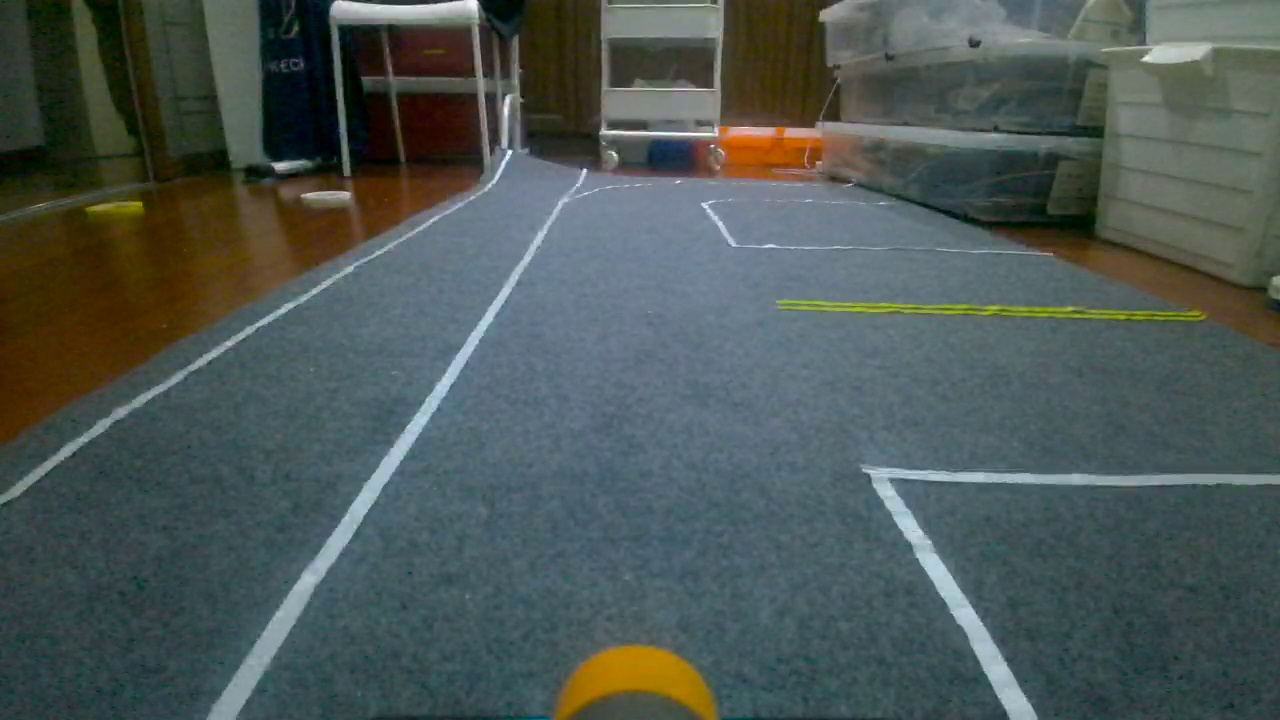
#> input picture train/images/1.jpg, 1280 x 720 px; its folder holds only this picture in this run
$ python detection.py
#> lines starting #> are read from the running program, lines starting #| are printed output that depends on the picture; after the words box and inside, x2 and y2 are one past the last pixel; in counts of white or black regions, pixels touching at a corner belong together
#> further down, image is the input picture: shape (720, 1280, 3); mean B, G, R 84.4, 87.3, 76.2
import cv2
import numpy as np


def detect_road(image):
    # Define a threshold for how close the R, G, and B values must be
    threshold = 50

    # Find the gray regions
    gray_regions = np.abs(image[:,:,0] - image[:,:,1]) < threshold
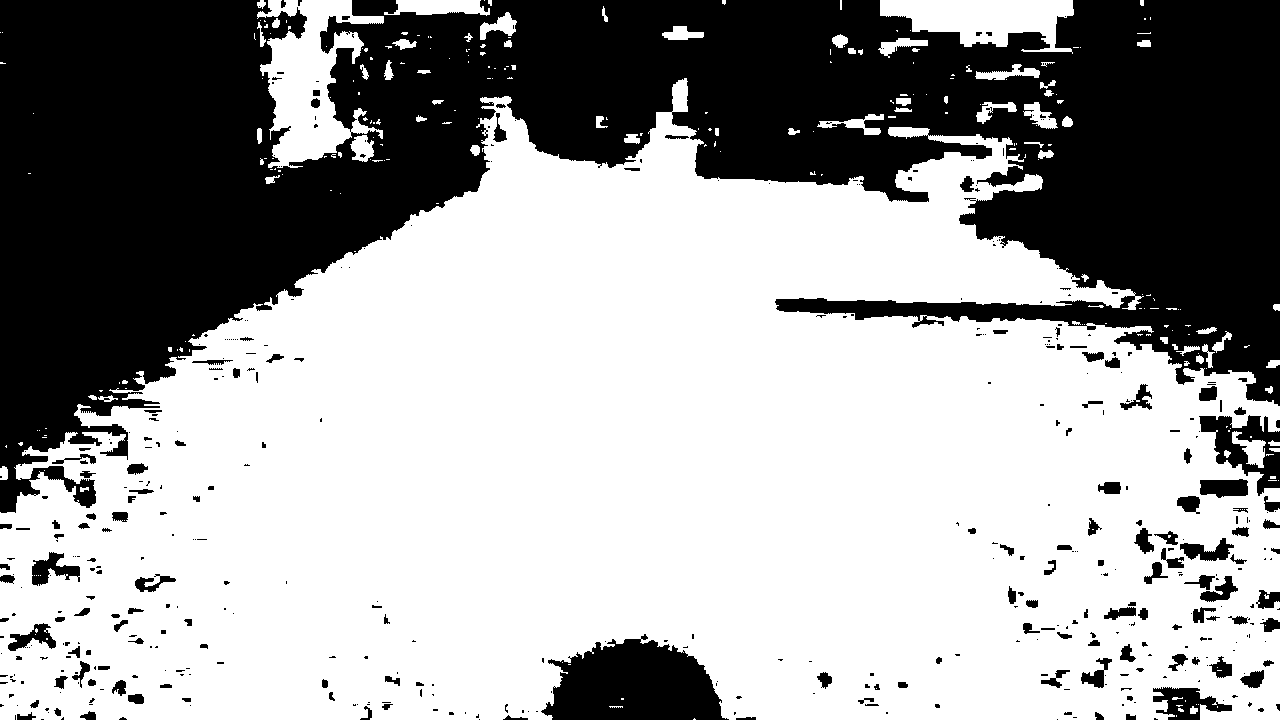
#> gray_regions: shape (720, 1280) bool; 62.6% white; 470 black regions (309 under 20 px), largest, box (x1, y1, x2, y2) and area: (0, 0, 1280, 513) 311969, (541, 634, 729, 720) 11171, (1199, 415, 1280, 496) 2835
    gray_regions &= np.abs(image[:,:,0] - image[:,:,2]) < threshold
    gray_regions &= np.abs(image[:,:,1] - image[:,:,2]) < threshold
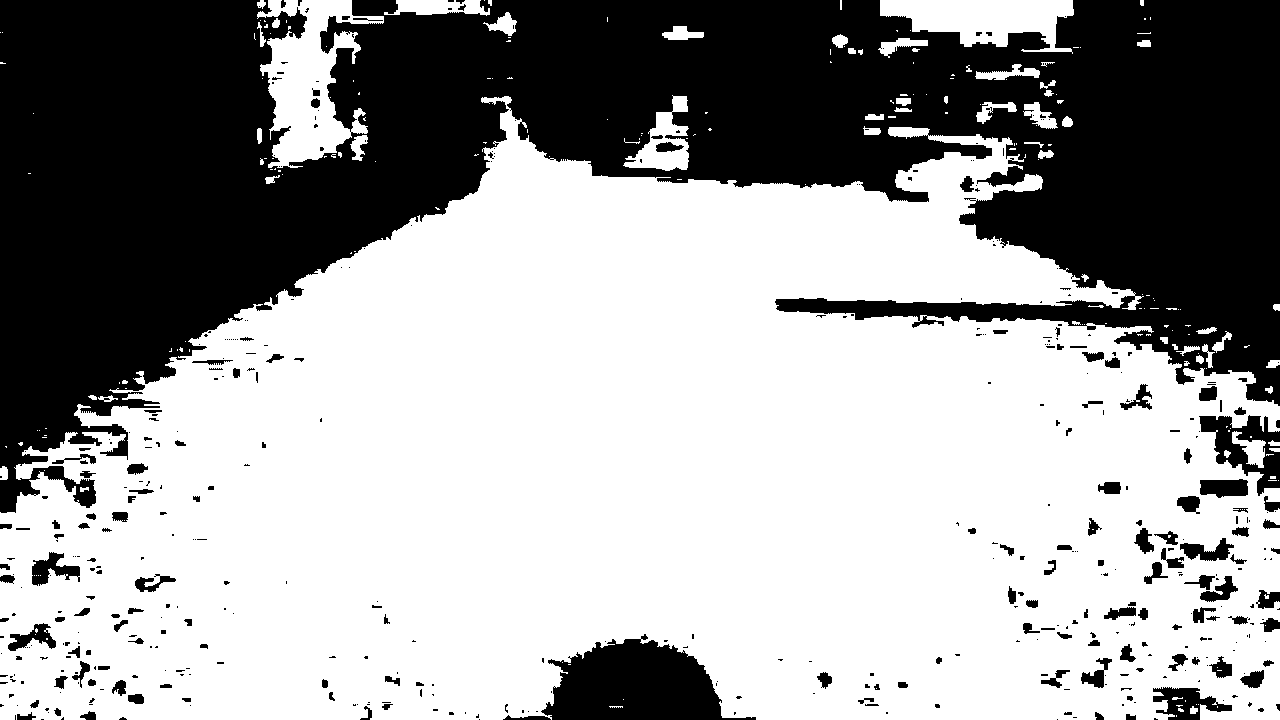
#> gray_regions: shape (720, 1280) bool; 62% white; 477 black regions (316 under 20 px), largest, box (x1, y1, x2, y2) and area: (0, 0, 1280, 513) 317679, (541, 634, 756, 720) 11277, (1199, 415, 1280, 496) 2835

    # Convert the boolean mask to uint8
    gray_regions_uint8 = (gray_regions * 255).astype(np.uint8)
#> gray_regions_uint8: shape (720, 1280); 62% white; 477 black regions (316 under 20 px)
    # 进行Canny边缘检测
    cv2.Canny(gray_regions_uint8, 100, 250)
    # 提取面积最大的轮廓并用四边形将轮廓包围
    contours, _ = cv2.findContours(gray_regions_uint8, cv2.RETR_EXTERNAL, cv2.CHAIN_APPROX_SIMPLE)
#> contours = 204 contours, 157 with area under 20; largest, box (x1, y1, x2, y2) and area: (0, 96, 1280, 720) 555835, (257, 0, 384, 168) 9920, (880, 0, 1074, 54) 6086, (623, 95, 689, 171) 2239, (384, 0, 490, 16) 1045
    max_contour = max(contours, key=cv2.contourArea)
#> max_contour = contour of 3194 points, box (x1, y1, x2, y2) (0, 96, 1280, 720), area 555835
    epsilon = 0.02 * cv2.arcLength(max_contour, True)
#> epsilon = 174
    approx = cv2.approxPolyDP(max_contour, epsilon, True)
#> approx = [[0, 512], [0, 719], [1279, 719], [1251, 372], [775, 308], [1135, 309], [1008, 137], [482, 97]]
    # 使用四边形创建roi
    mask = np.zeros_like(gray_regions_uint8)
    cv2.fillPoly(mask, [approx], 255)
#> mask: shape (720, 1280); 67.1% white; 1 black region, box (x1, y1, x2, y2) and area: (0, 0, 1280, 713) 302764

    # 在roi内识别道路边缘
    edges = cv2.Canny(image, 100, 250)
#> edges: shape (720, 1280); 1.5% white in thin lines or dots
    edges = cv2.bitwise_and(edges, mask)
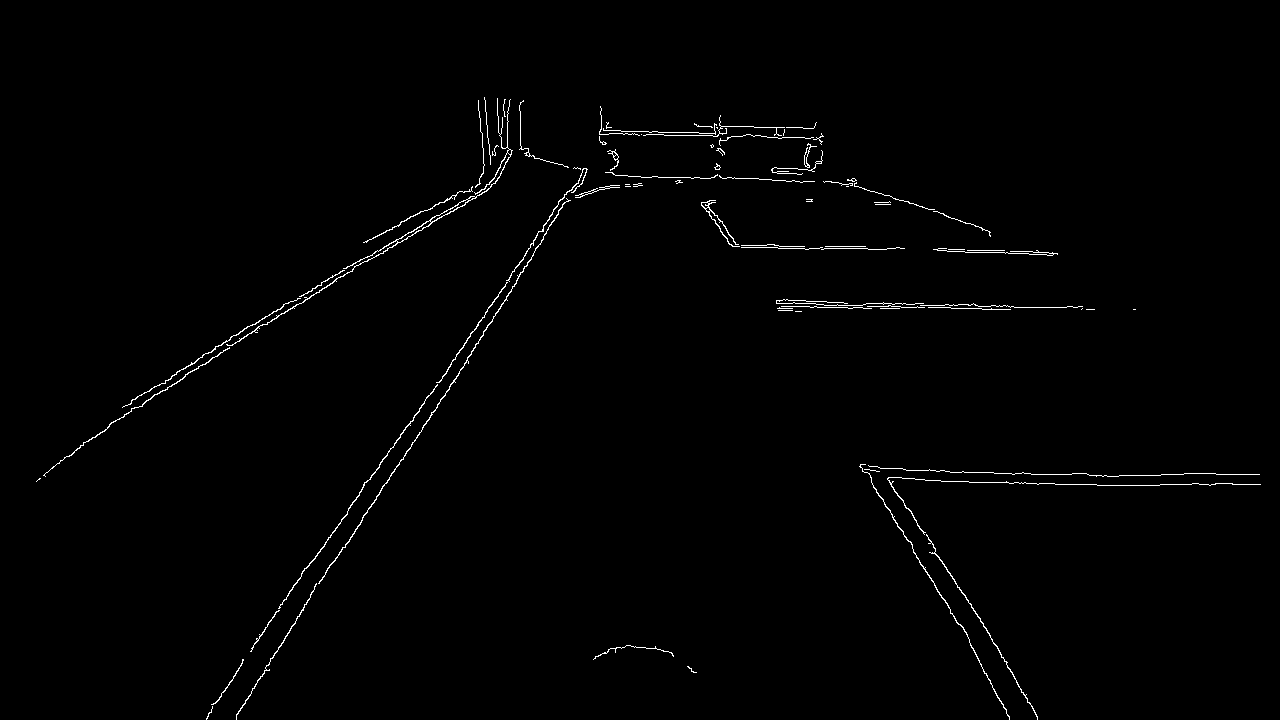
#> edges: shape (720, 1280); 0.91% white in thin lines or dots, all inside (x1, y1, x2, y2) = (36, 97, 1261, 720)
    # 使用霍夫变换检测直线
    lines = cv2.HoughLinesP(edges, 1, np.pi/180, 50, minLineLength=50, maxLineGap=50)
#> lines = 58 rows, first 6: [211, 704, 613, 130], [344, 547, 531, 259], [881, 468, 1007, 662], [212, 704, 614, 130], [131, 409, 534, 157], [729, 244, 886, 249]
    # only return lines detected in the road region
    return lines
if __name__ == "__main__":
    # read all images from "train/images" folder and display them with a road detection overlay and 0.1s gap
    import os
    for filename in os.listdir("train/images"):
        image = cv2.imread("train/images/" + filename)
        lines = detect_road(image)
        img = np.zeros_like(image)
        if lines is not None:
            for line in lines:
                x1, y1, x2, y2 = line[0]
                cv2.line(img, (x1, y1), (x2, y2), (255, 255, 255), 2)
#> this loop made 58 passes
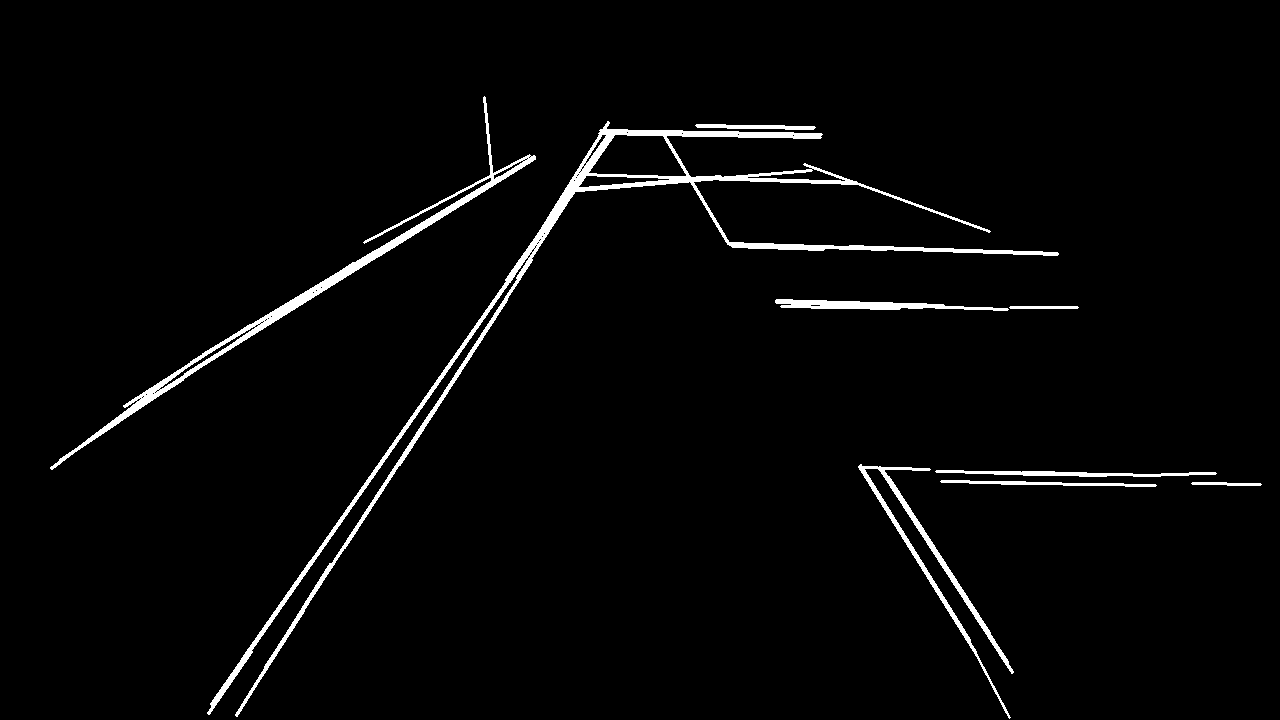
#> img: shape (720, 1280, 3); 2.6% white; 9 white regions, largest, box (x1, y1, x2, y2) and area: (207, 121, 1059, 717) 11820, (50, 96, 536, 470) 5149, (858, 464, 1014, 719) 2635
            cv2.imshow("Road Detection", img)
            cv2.waitKey(100)
        cv2.imwrite("train/" + filename, img)
    cv2.destroyAllWindows()

$ run again, on train/images/13.jpg
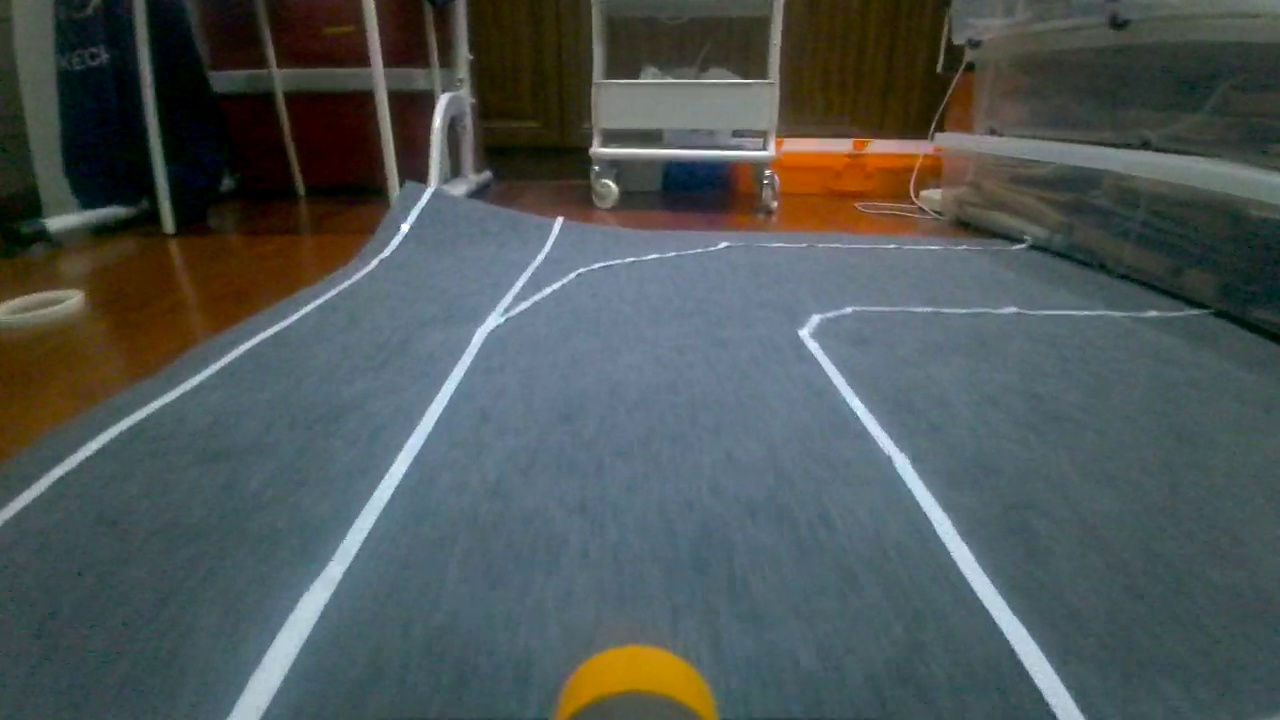
#> input picture train/images/13.jpg, 1280 x 720 px
#> image is the input picture: shape (720, 1280, 3); mean B, G, R 85.2, 85.8, 77.5
#> in detect_road, `gray_regions &= np.abs(image[:,:,1] - image[:,:,2]) < threshold`:
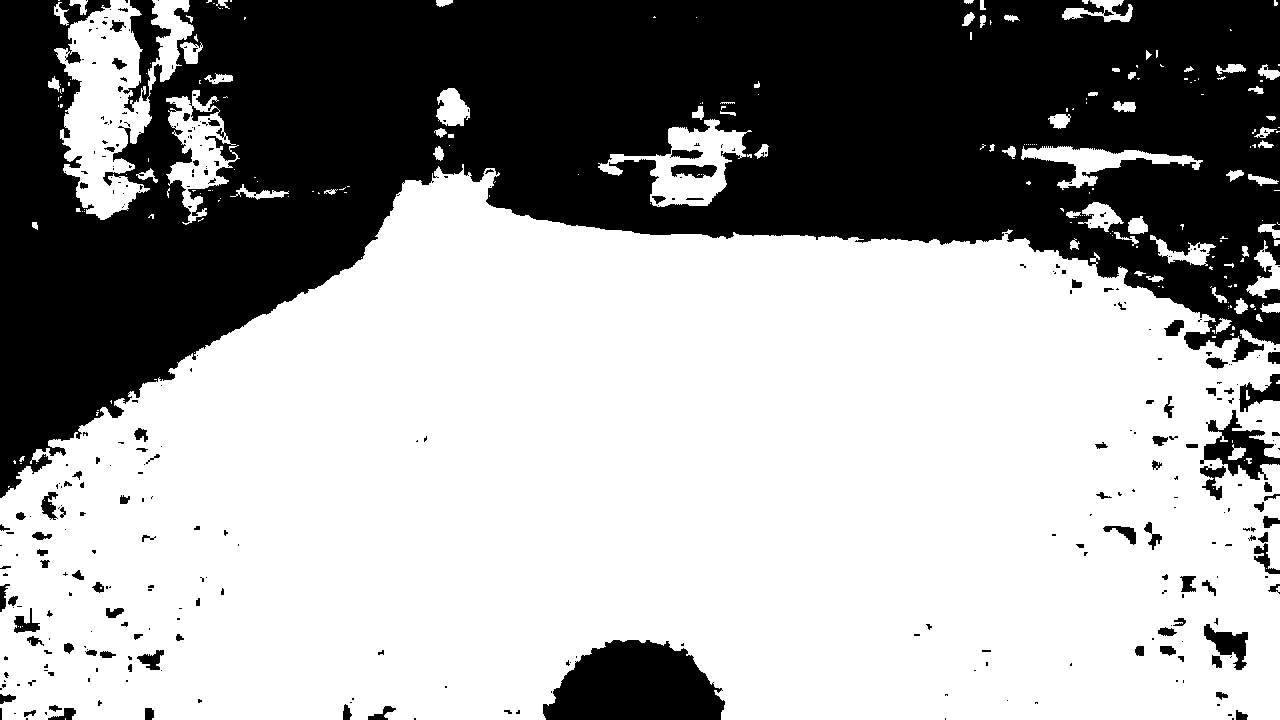
#> gray_regions: shape (720, 1280) bool; 62.5% white; 346 black regions (241 under 20 px), largest, box (x1, y1, x2, y2) and area: (0, 0, 1280, 498) 320721, (543, 640, 725, 720) 10910, (1200, 410, 1280, 480) 2239
#> gray_regions_uint8: shape (720, 1280); 62.5% white; 346 black regions (241 under 20 px)
#> contours = 219 contours, 161 with area under 20; largest, box (x1, y1, x2, y2) and area: (0, 164, 1280, 720) 544775, (54, 0, 194, 220) 14400, (598, 119, 752, 207) 5577, (166, 90, 240, 225) 4068, (1021, 146, 1203, 190) 2336
#> max_contour = contour of 2075 points, box (x1, y1, x2, y2) (0, 164, 1280, 720), area 544775
#> epsilon = 115
#> approx = [[0, 498], [2, 719], [1279, 719], [1279, 344], [438, 166]]
#> mask: shape (720, 1280); 60.9% white; 2 black regions, box (x1, y1, x2, y2) and area: (0, 0, 1280, 498) 360292, (0, 554, 2, 720) 222
#> in detect_road, `lines = cv2.HoughLinesP(edges, 1, np.pi/180, 50, minLineLength=50, max..`: lines = 41 rows, first 6: [93, 450, 370, 270], [298, 650, 558, 216], [885, 452, 1058, 718], [80, 447, 390, 253], [319, 576, 491, 312], [804, 326, 951, 522]
#> the loop `for line in lines:` made 41 passes
#> after the loop `for line in lines:`:
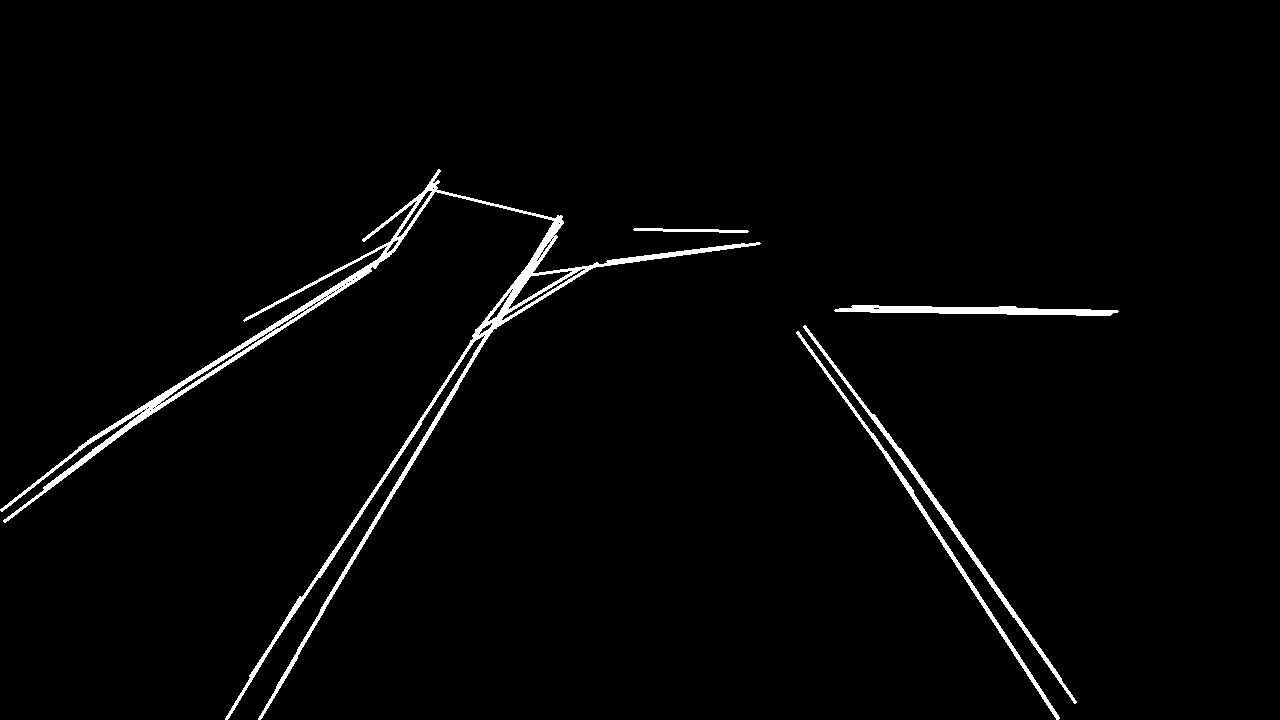
#> img: shape (720, 1280, 3); 2% white; 5 white regions, box (x1, y1, x2, y2) and area: (0, 169, 761, 720) 12450, (803, 325, 1077, 704) 2051, (796, 331, 1060, 720) 1890, (834, 305, 1119, 316) 1870, (633, 228, 749, 233) 344
